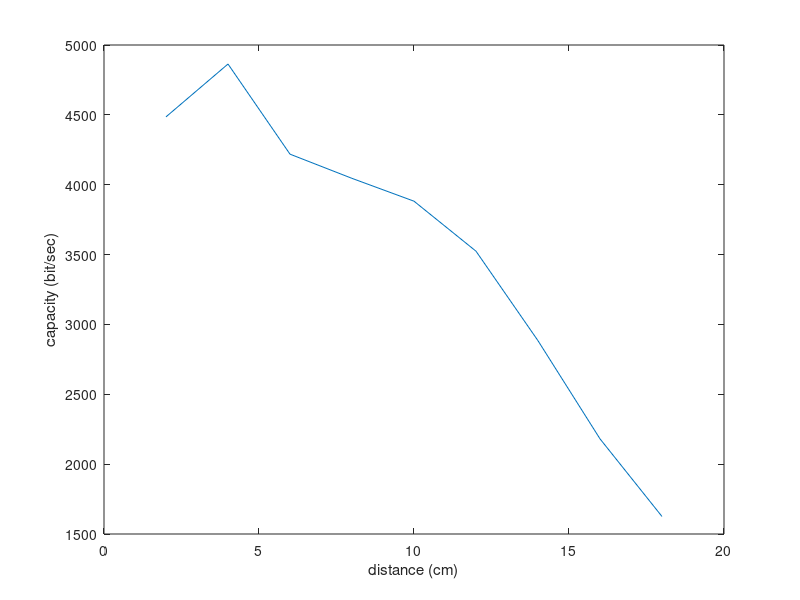

MATLAB code for this plot: (Note: this script raises an error after producing the figure.)
clear all;
values = [4.4857 4.8638 4.2187 4.0455 3.8821 3.5242 2.8834 2.1811  1.6253 ]*10^3;
x = [1 2 3 4 5 6 7 8 9]*2;


figure; 
plot(x,values);
xlabel('distance (cm)');
ylabel('capacity (bit/sec)')
sgtitle('Signal capacity in function of distance from speaker')